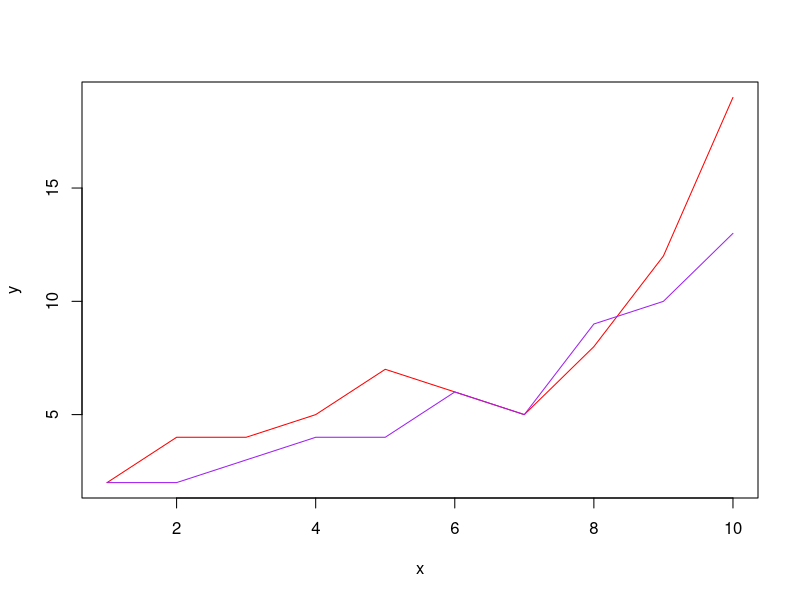
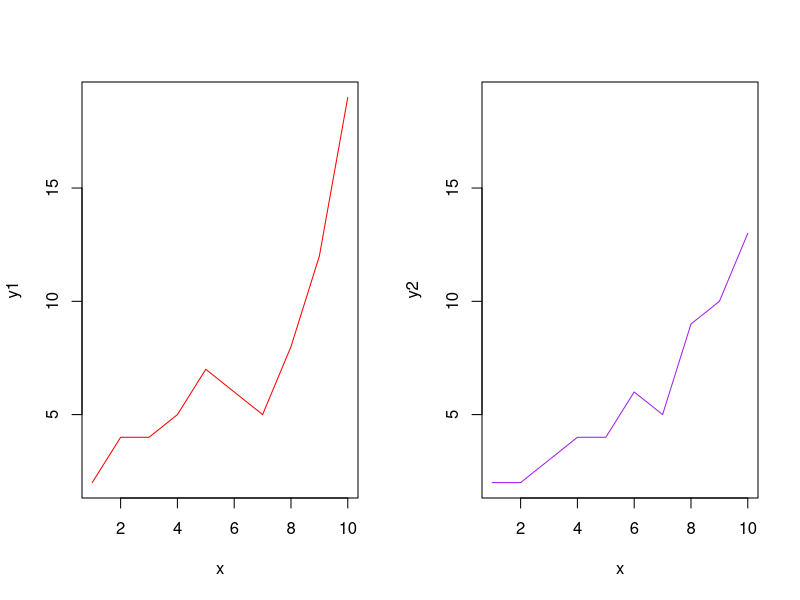
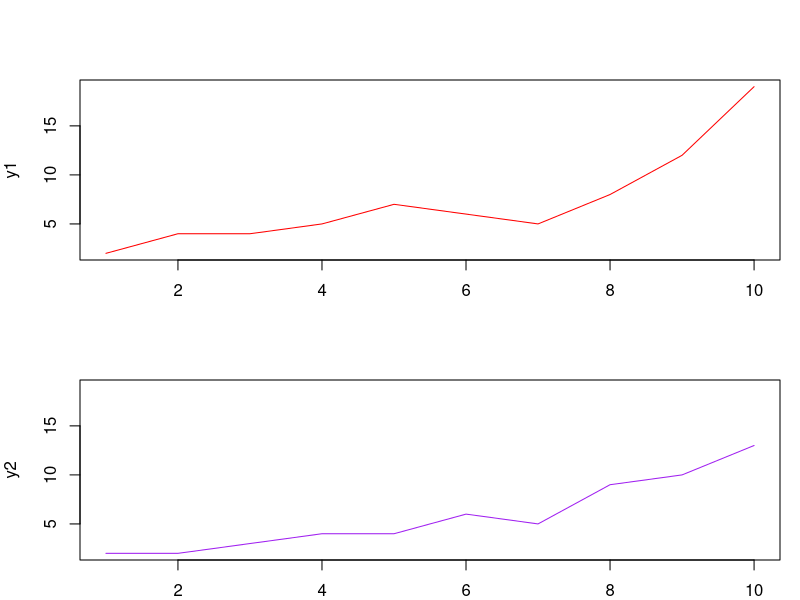

R code for these plots, in order:
# plot multiple lines on same graph
# define datat to plot
x <- 1:10
y1 <- c(2, 4, 4, 5, 7, 6, 5, 8, 12, 19)
y2 <- c(2, 2, 3, 4, 4, 6, 5, 9, 10, 13)

# plot first line 
plot(x, y1, type = "l", col="red", xlab="x", ylab="y")

# add second line to plot
lines(x, y2, col="purple")

# create multiple plots side-by side
# define data to plot
x <- 1:10
y1 <- c(2, 4, 4, 5, 7, 6, 5, 8, 12, 19)
y2 <- c(2, 2, 3, 4, 4, 6, 5, 9, 10, 13)

# define plotting area as one row and two columns
par(mfrow=c(1, 2))

# create first line
plot(x, y1, type = "l", col="red")

# create second line plot
plot(x, y2, type = "l", col="purple", ylim=c(min(y1), max(y1)))

# create multiple plots stacked vertically
# define data plot
x <- 1:10
y1 <- c(2, 4, 4, 5, 7, 6, 5, 8, 12, 19)
y2 <- c(2, 2, 3, 4, 4, 6, 5, 9, 10, 13)

# define plotting area as two rows and one column
par(mfrow=c(2, 1), mar=c(2, 4, 4, 1))

# create first line plot
plot(x, y1, type = "l", col="red")

# create second line plot
plot(x, y2, type = "l", col="purple", ylim = c(min(y1), max(y1)))
